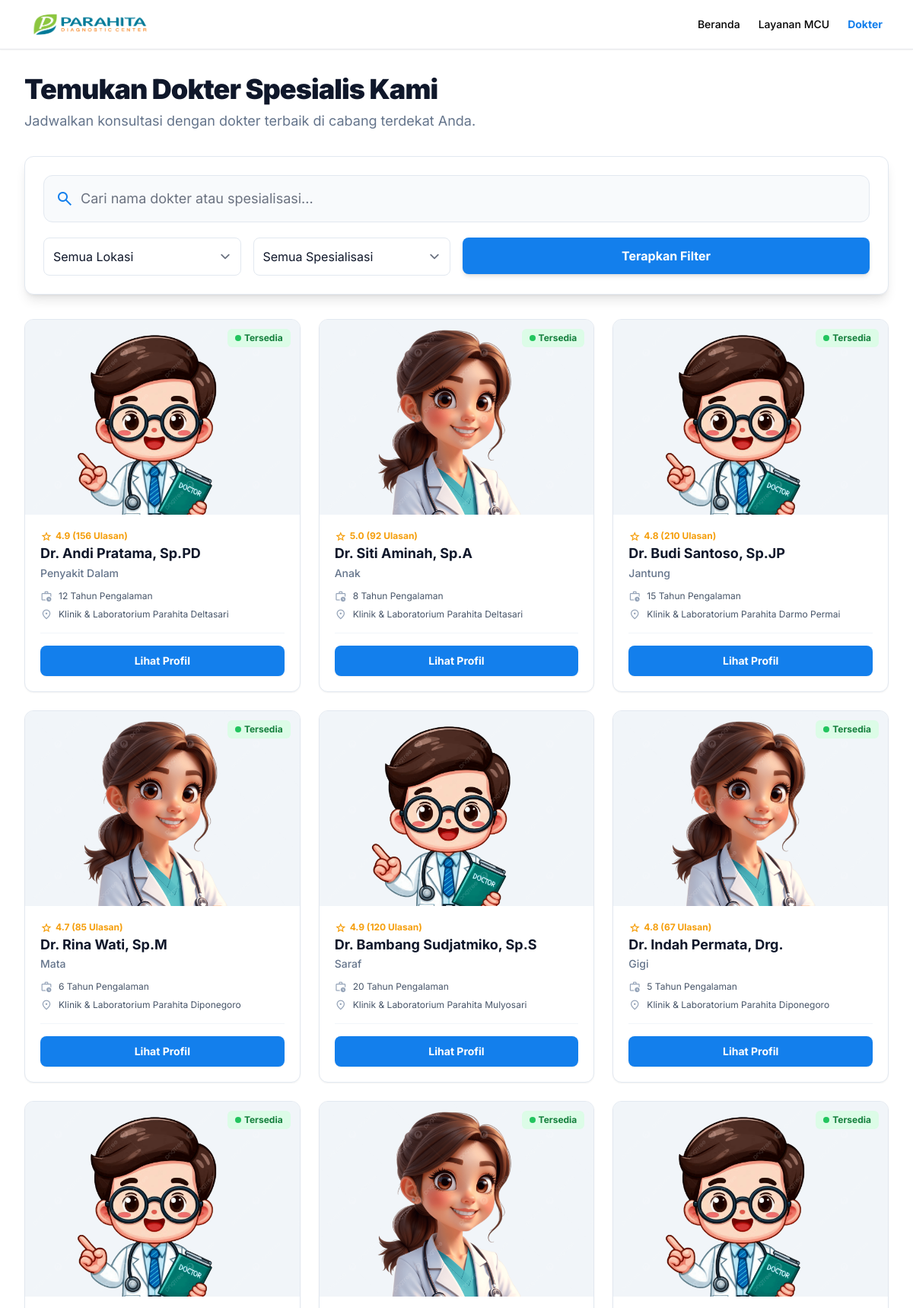
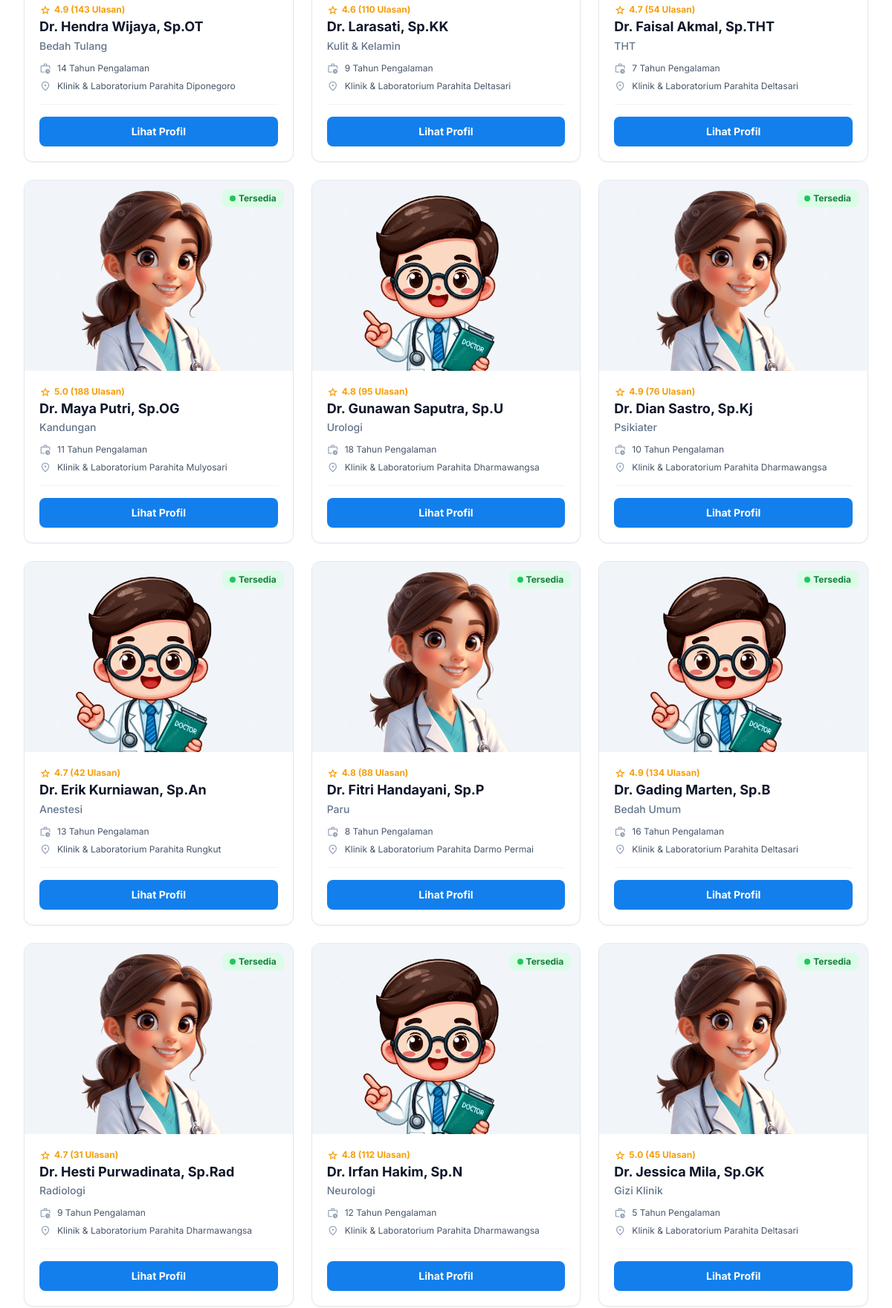
The app's page /doctors.php (upper part) with its own data (2 pictures, top to bottom).
### tables this page shows
CREATE TABLE `doctors` (
  `id` int(11) NOT NULL,
  `name` varchar(100) NOT NULL,
  `specialization` varchar(100) NOT NULL,
  `experience` int(11) DEFAULT NULL,
  `location` varchar(100) DEFAULT NULL,
  `rating` decimal(2,1) DEFAULT NULL,
  `reviews_count` int(11) DEFAULT NULL,
  `price` int(11) DEFAULT 250000,
  `image_url` varchar(255) DEFAULT NULL,
  `is_available` tinyint(1) DEFAULT 1,
  `about` text DEFAULT NULL,
  `expertise` text DEFAULT NULL,
  `education` text DEFAULT NULL,
  `experience_detail` text DEFAULT NULL,
  `schedule_json` longtext DEFAULT NULL CHECK (json_valid(`schedule_json`))
);

### doctors.php (the view, shortened to what this page needs)
<?php
require_once 'functions.php';
$search = $_GET['search'] ?? '';
$query = "SELECT * FROM doctors WHERE 1=1";
$params = [];
$stmt = $pdo->prepare($query);
$stmt->execute($params);
$doctors = $stmt->fetchAll(PDO::FETCH_ASSOC);
?>
<!DOCTYPE html>
<html class="light" lang="id">
<head>
    <script src="https://cdn.tailwindcss.com?plugins=forms,container-queries"></script>
</head>
<header class="sticky top-0 z-50 border-b border-gray-200 bg-white/80 dark:bg-[#1a202c]/80 backdrop-blur-md shadow-sm">
    <div class="max-w-[1440px] mx-auto flex items-center justify-between px-4 md:px-10 py-3">
        <div class="flex items-center gap-4">
            <a href="doctors.php" class="flex items-center">
                <img src="img/logo.png" alt="Parahita Medical" class="h-10 w-auto object-contain">
            </a>
        </div>
        <div class="hidden lg:flex flex-1 justify-end gap-8">
            <nav class="flex items-center gap-6">
                <a class="text-sm font-medium hover:text-primary transition-colors" href="dashboard.php">Beranda</a>
                <a class="text-sm font-medium hover:text-primary transition-colors" href="packages.php">Layanan MCU</a>
                <a class="text-primary text-sm font-bold" href="doctors.php">Dokter</a>
            </nav>
        </div>
    </div>
</header>
<main class="flex-1 w-full max-w-[1440px] mx-auto px-4 sm:px-6 lg:px-8 py-8">
    <div class="flex flex-col gap-2 mb-8">
        <h1 class="text-3xl md:text-4xl font-black text-slate-900 dark:text-white tracking-tight">Temukan Dokter Spesialis Kami</h1>
        <p class="text-slate-500 dark:text-slate-400 text-lg max-w-2xl">Jadwalkan konsultasi dengan dokter terbaik di cabang terdekat Anda.</p>
    </div>
    <div class="bg-white dark:bg-slate-800 rounded-xl shadow-lg border border-slate-200 dark:border-slate-700 p-6 mb-8">
        <form action="doctors.php" method="GET" class="flex flex-col gap-5">
            <div class="w-full relative">
                <div class="absolute inset-y-0 left-0 pl-4 flex items-center pointer-events-none">
                </div>
                <input name="search" value="<?= htmlspecialchars($search) ?>" class="block w-full pl-12 pr-4 py-4 border border-slate-200 dark:border-slate-600 rounded-xl bg-slate-50 dark:bg-slate-900 text-slate-900 dark:text-white focus:ring-2 focus:ring-primary text-lg" placeholder="Cari nama dokter atau spesialisasi..." type="text" />
            </div>
            <div class="grid grid-cols-1 md:grid-cols-4 gap-4">
                <div class="relative">
                    <select name="location" class="block w-full pl-3 pr-10 py-3 border border-slate-200 dark:border-slate-600 rounded-lg bg-white dark:bg-slate-900 text-slate-900 dark:text-white appearance-none cursor-pointer">
                        <option value="">Semua Lokasi</option>
                    </select>
                </div>
                <div class="relative">
                    <select name="specialization" class="block w-full pl-3 pr-10 py-3 border border-slate-200 dark:border-slate-600 rounded-lg bg-white dark:bg-slate-900 text-slate-900 dark:text-white appearance-none cursor-pointer">
                        <option value="">Semua Spesialisasi</option>
                    </select>
                </div>
                <div class="md:col-span-2">
                    <button type="submit" class="w-full px-6 py-3 bg-primary hover:bg-blue-600 text-white font-bold rounded-lg shadow-md transition-all">
                        Terapkan Filter
                    </button>
                </div>
            </div>
        </form>
    </div>
    <div class="grid grid-cols-1 sm:grid-cols-2 lg:grid-cols-3 xl:grid-cols-4 gap-6">
        <?php if (count($doctors) > 0): ?>
            <?php foreach ($doctors as $doc): ?>
                <div class="group bg-white dark:bg-slate-800 rounded-xl shadow-sm hover:shadow-xl border border-slate-200 dark:border-slate-700 overflow-hidden transition-all flex flex-col">
                    <div class="relative h-64 overflow-hidden bg-slate-100">
                        <img alt="<?= htmlspecialchars($doc['name']) ?>" class="w-full h-full object-cover object-top transition-transform duration-500 group-hover:scale-105" src="<?= htmlspecialchars($doc['image_url'] ?? 'https://via.placeholder.com/300x400?text=Dokter') ?>" />
                        <?php if ($doc['is_available']): ?>
                            <div class="absolute top-3 right-3 bg-green-100 text-green-700 text-xs font-bold px-2.5 py-1 rounded-md flex items-center gap-1">
                                <span class="w-2 h-2 rounded-full bg-green-500 animate-pulse"></span> Tersedia
                            </div>
                        <?php endif; ?>
                    </div>
                    <div class="p-5 flex flex-col flex-1">
                        <div class="mb-1 flex items-center gap-1 text-amber-500 text-xs font-bold">
                            <span class="material-symbols-outlined text-[16px]">star</span>
                            <?= $doc['rating'] ?? '5.0' ?> (<?= $doc['reviews_count'] ?? '0' ?> Ulasan)
                        </div>
                        <h3 class="text-lg font-bold text-slate-900 dark:text-white leading-tight mb-1"><?= htmlspecialchars($doc['name']) ?></h3>
                        <p class="text-sm text-slate-500 dark:text-slate-400 font-medium mb-3"><?= htmlspecialchars($doc['specialization']) ?></p>
                        <div class="flex flex-col gap-2 mt-auto mb-4">
                            <div class="flex items-center gap-2 text-xs text-slate-600 dark:text-slate-300">
                                <span class="material-symbols-outlined text-[16px] text-slate-400">work_history</span>
                                <?= $doc['experience'] ?> Tahun Pengalaman
                            </div>
                            <div class="flex items-center gap-2 text-xs text-slate-600 dark:text-slate-300">
                                <span class="material-symbols-outlined text-[16px] text-slate-400">location_on</span>
                                <?= htmlspecialchars($doc['location']) ?>
                            </div>
                        </div>
                        <div class="pt-4 border-t border-slate-100 dark:border-slate-700">
                            <a href="doctor_detail.php?id=<?= $doc['id'] ?>" class="block w-full text-center px-4 py-2.5 text-sm font-bold text-white bg-primary rounded-lg hover:bg-blue-600 transition-colors shadow-sm">
                                Lihat Profil
                            </a>
                        </div>
                    </div>
                </div>
            <?php endforeach; ?>
        <?php endif; ?>
    </div>
</main>
</body>
</html>

### records on screen
doctors: image_url (picture), is_available 1 (drawn), rating "4.9", reviews_count "156", name "Dr. Andi Pratama, Sp.PD", specialization "Penyakit Dalam", experience "12", location "Klinik & Laboratorium Parahita Deltasari"
doctors: image_url (picture), is_available 1 (drawn), rating "5.0", reviews_count "92", name "Dr. Siti Aminah, Sp.A", specialization "Anak", experience "8", location "Klinik & Laboratorium Parahita Deltasari"
doctors: image_url (picture), is_available 1 (drawn), rating "4.8", reviews_count "210", name "Dr. Budi Santoso, Sp.JP", specialization "Jantung", experience "15", location "Klinik & Laboratorium Parahita Darmo Permai"
doctors: image_url (picture), is_available 1 (drawn), rating "4.7", reviews_count "85", name "Dr. Rina Wati, Sp.M", specialization "Mata", experience "6", location "Klinik & Laboratorium Parahita Diponegoro"
doctors: image_url (picture), rating "4.9", reviews_count "120", name "Dr. Bambang Sudjatmiko, Sp.S", specialization "Saraf", experience "20", location "Klinik & Laboratorium Parahita Mulyosari"
doctors: image_url (picture), is_available 1 (drawn), rating "4.8", reviews_count "67", name "Dr. Indah Permata, Drg.", specialization "Gigi", experience "5", location "Klinik & Laboratorium Parahita Diponegoro"
doctors: image_url (picture), is_available 1 (drawn), rating "4.9", reviews_count "143", name "Dr. Hendra Wijaya, Sp.OT", specialization "Bedah Tulang", experience "14", location "Klinik & Laboratorium Parahita Diponegoro"
doctors: image_url (picture), is_available 1 (drawn), rating "4.6", reviews_count "110", name "Dr. Larasati, Sp.KK", specialization "Kulit & Kelamin", experience "9", location "Klinik & Laboratorium Parahita Deltasari"
doctors: image_url (picture), is_available 1 (drawn), rating "4.7", reviews_count "54", name "Dr. Faisal Akmal, Sp.THT", specialization "THT", experience "7", location "Klinik & Laboratorium Parahita Deltasari"
doctors: image_url (picture), is_available 1 (drawn), rating "5.0", reviews_count "188", name "Dr. Maya Putri, Sp.OG", specialization "Kandungan", experience "11", location "Klinik & Laboratorium Parahita Mulyosari"
doctors: image_url (picture), rating "4.8", reviews_count "95", name "Dr. Gunawan Saputra, Sp.U", specialization "Urologi", experience "18", location "Klinik & Laboratorium Parahita Dharmawangsa"
doctors: image_url (picture), is_available 1 (drawn), rating "4.9", reviews_count "76", name "Dr. Dian Sastro, Sp.Kj", specialization "Psikiater", experience "10", location "Klinik & Laboratorium Parahita Dharmawangsa"
doctors: image_url (picture), is_available 1 (drawn), rating "4.7", reviews_count "42", name "Dr. Erik Kurniawan, Sp.An", specialization "Anestesi", experience "13", location "Klinik & Laboratorium Parahita Rungkut"
doctors: image_url (picture), is_available 1 (drawn), rating "4.8", reviews_count "88", name "Dr. Fitri Handayani, Sp.P", specialization "Paru", experience "8", location "Klinik & Laboratorium Parahita Darmo Permai"
doctors: image_url (picture), is_available 1 (drawn), rating "4.9", reviews_count "134", name "Dr. Gading Marten, Sp.B", specialization "Bedah Umum", experience "16", location "Klinik & Laboratorium Parahita Deltasari"
doctors: image_url (picture), is_available 1 (drawn), rating "4.7", reviews_count "31", name "Dr. Hesti Purwadinata, Sp.Rad", specialization "Radiologi", experience "9", location "Klinik & Laboratorium Parahita Dharmawangsa"
doctors: image_url (picture), is_available 1 (drawn), rating "4.8", reviews_count "112", name "Dr. Irfan Hakim, Sp.N", specialization "Neurologi", experience "12", location "Klinik & Laboratorium Parahita Dharmawangsa"
doctors: image_url (picture), is_available 1 (drawn), rating "5.0", reviews_count "45", name "Dr. Jessica Mila, Sp.GK", specialization "Gizi Klinik", experience "5", location "Klinik & Laboratorium Parahita Deltasari"
